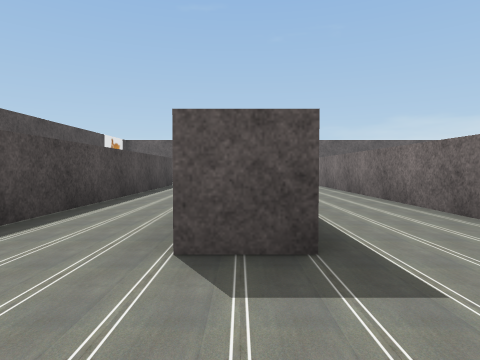
view 1 (above)

17 first-person views from a walk through a 3-D level made in the Unity game engine. The camera is 0.59 m above the floor, tilts 2° down and sees 75° across. The floor is counted in squares, 1 m on a side. Each view is taken from the middle of a square. On the plan, view 1 faces up. The plan holds only what a view shows up to about 9 squares ahead; the rest is blank. The player character is not drawn. Some surface patterns are stand-ins.

view 2
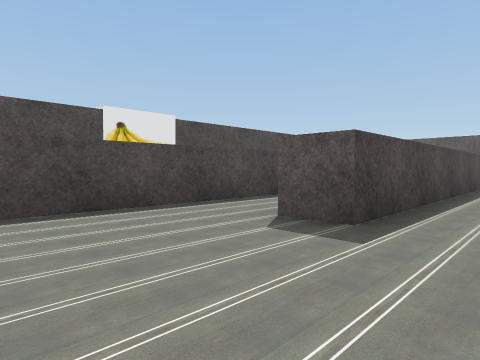

view 3
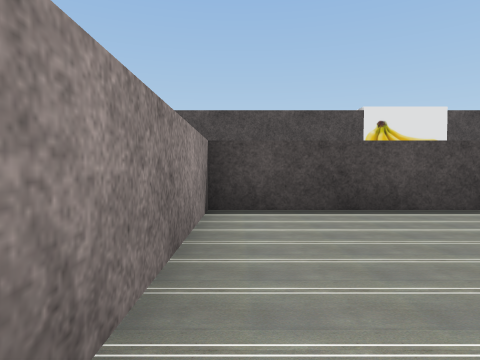

view 4
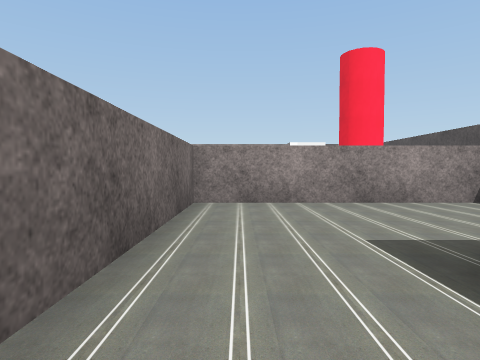

view 5
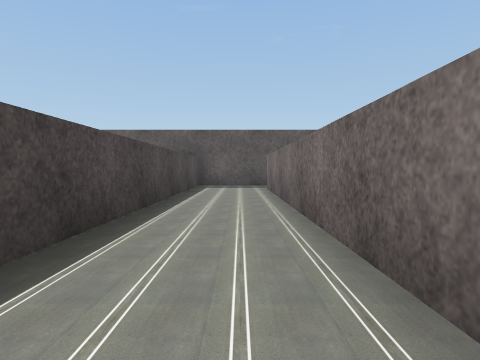

view 6
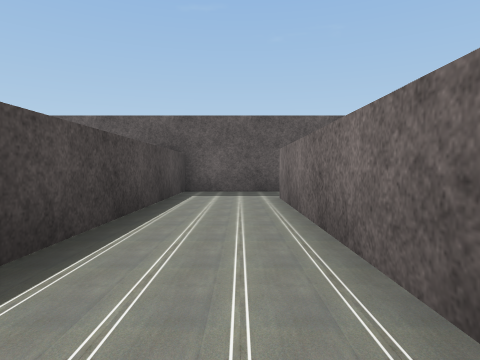

view 7
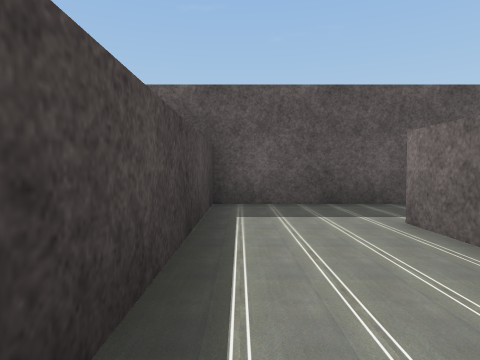

view 8
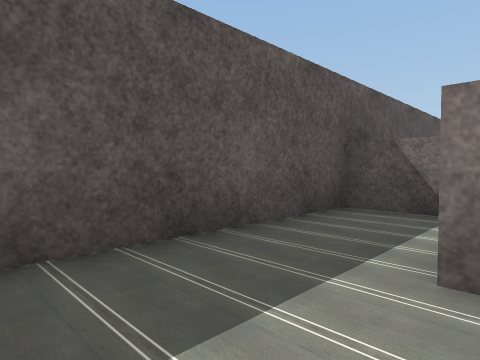

view 9
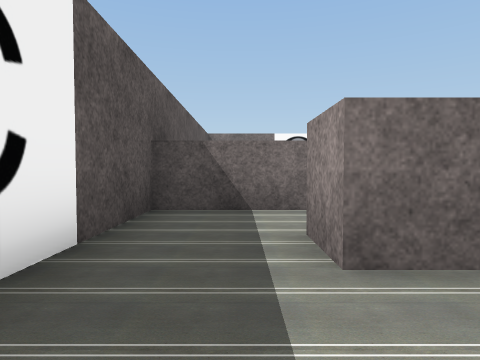

view 10
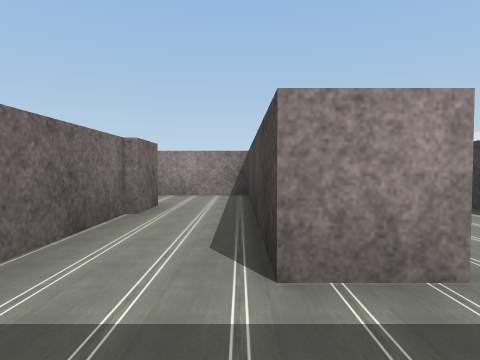

view 11
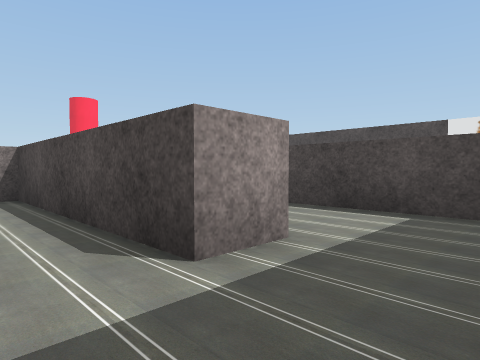

view 12
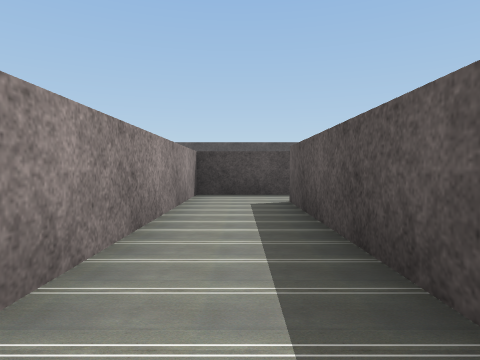

view 13
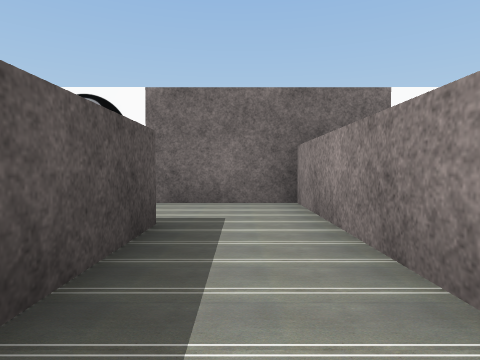

view 14
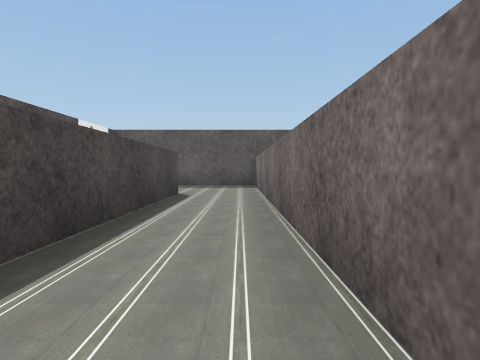

view 15
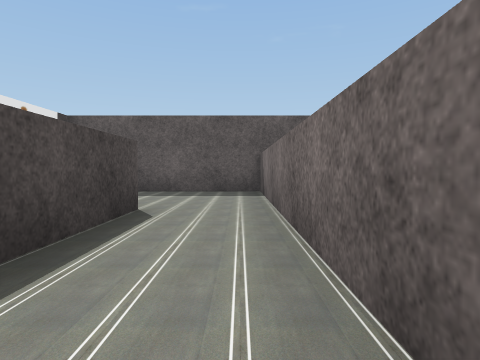

view 16
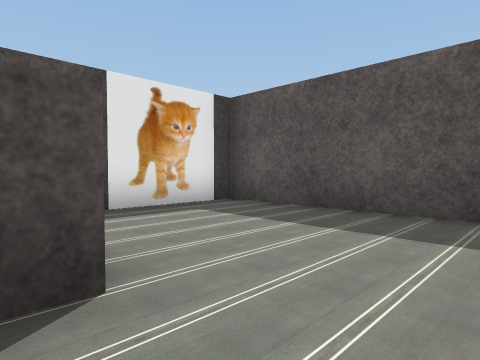

view 17
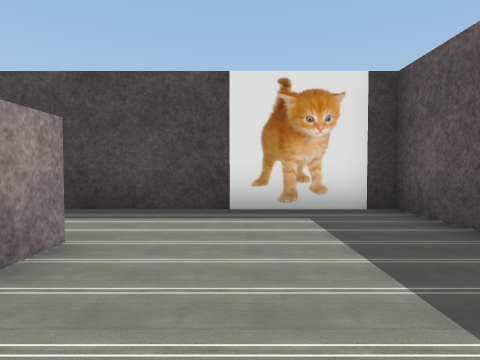

### Floor plan
Points are (right, up) in squares from view 1. A wall is a line through its corners. A room is listed if a view was taken in it or the views show most of it. See-through windows are left out.
Room 1 (views 1, 2, 3, 4, 5, 6, 7, 8, 9, 10, 11, 14, 15, 16)
walls: (-0.5, 4.6) (-0.5, 12.5); (-2.5, 11.6) (-2.5, -1.5) (2.8, -1.5) (2.8, 13.4) (3.8, 13.4); (5.5, 13.6) (5.5, 15.3) (3.4, 15.3); (1.5, 15.3) (0.5, 15.3) (0.5, 2.1) (-0.5, 2.1)
ways out: opening at (5, 14) to room 2; opening at (-1.5, 11.5) to room 3
objects: other object (2, 16) to (3, 16)
Room 2 (views 12, 13)
walls: (5.5, 10.9) (5.5, 13.6); (11.4, 9.9) (5.3, 9.9) (5.3, 11); (3.8, 13.4) (3.8, 8) (13.4, 8) (13.4, 10.5)
ways out: opening at (5, 14) to room 1; opening at (12.5, 10)
Room 3 (view 17)
walls: (-3.5, 11.6) (-2.8, 11.6); (-0.4, 15.3) (-5.5, 15.3) (-5.5, 14.8); (-0.5, 12.5) (-0.5, 15)
ways out: opening at (-1.5, 11.5) to room 1; opening at (-4.5, 12)
objects: other object (-6, 13)

Where each view was taken, in squares from view 1:
view 1: 0 up, 0 right, facing up
view 2: 1 down, 2 right, facing up-left
view 3: 1 down, 2 right, facing left
view 4: 4 up, 2 right, facing down
view 5: 4 up, 2 right, facing up
view 6: 7 up, 2 right, facing up
view 7: 10 up, 1 right, facing up
view 8: 13 up, 1 right, facing up-right
view 9: 14 up, 1 right, facing right
view 10: 15 up, 4 right, facing down
view 11: 15 up, 5 right, facing down-left
view 12: 9 up, 11 right, facing left
view 13: 9 up, 8 right, facing right
view 14: 4 up, 1 left, facing up
view 15: 7 up, 1 left, facing up
view 16: 11 up, 1 left, facing up-left
view 17: 13 up, 1 left, facing left
